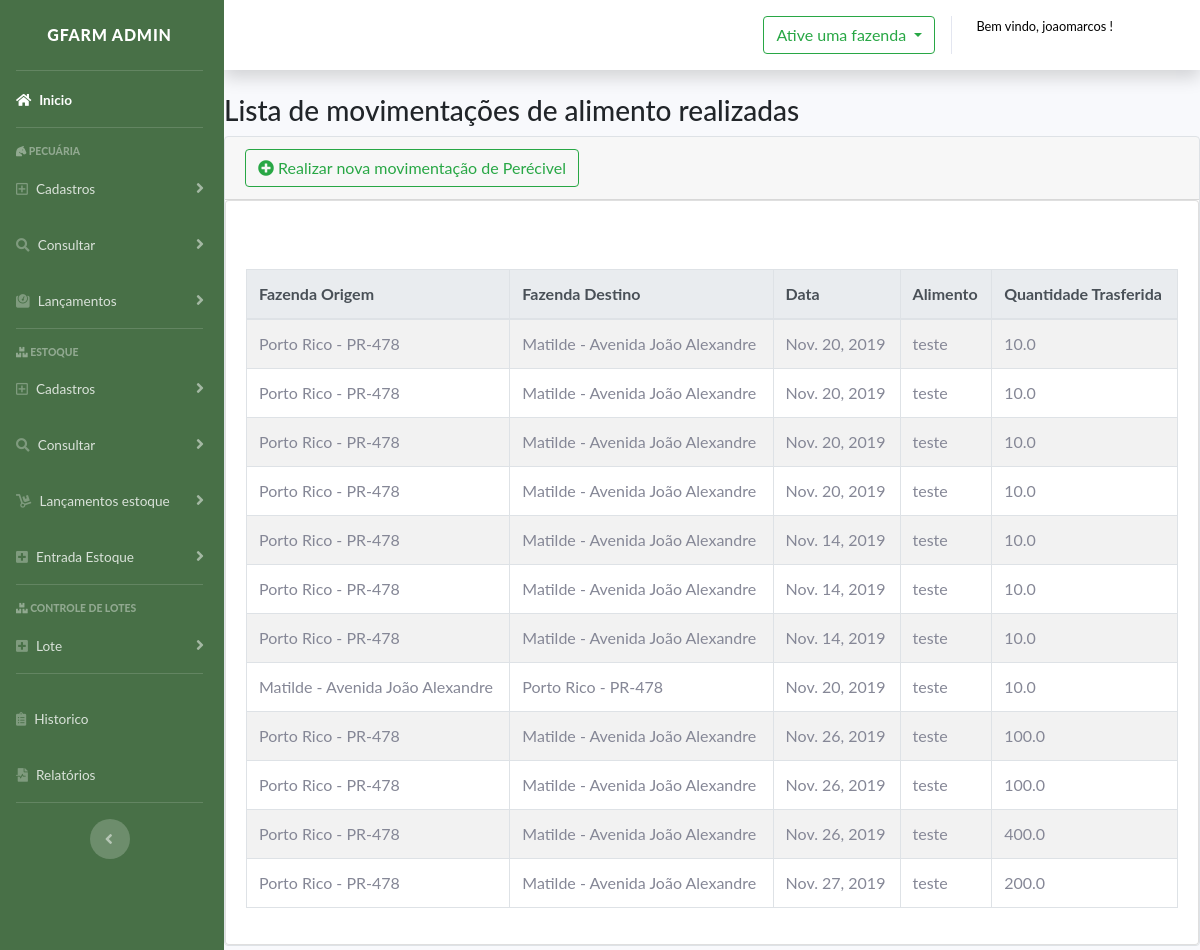
Page /listar/movimentacao/alimento (signed in) on the committed database.
### movimentacao/models.py (models this page shows, shortened)
class Transferencia_Alimento(models.Model):
    fazenda_origem = models.ForeignKey(Fazenda, on_delete=models.PROTECT, related_name="origem_alimento")
    fazenda_destino = models.ForeignKey(Fazenda, on_delete=models.PROTECT, related_name="destino_alimento")
    data = models.DateField(verbose_name="Data Transeferêcia")
    alimento = models.ForeignKey(Alimento, on_delete=models.PROTECT)
    quantidade_transferida = models.FloatField()
    usuario = models.ForeignKey(User, on_delete=models.PROTECT)
    class Meta:
        verbose_name = "Transeferêcia de alimento"
        verbose_name_plural = "Transeferêcias de alimentos"

### gfarm/models.py (models this page shows)
class Fazenda(models.Model):
    unidade_federal = (
        ('AC', 'AC'),
        ('AL', 'AL'),
        ('AM', 'AM'),
        ('AP', 'AP'),
        ('BA', 'BA'),
        ('DF', 'DF'),
        ('ES', 'ES'),
        ('GO', 'GO'),
        ('MA', 'MA'),
        ('MG', 'MG'),
        ('MS', 'MS'),
        ('MT', 'MT'),
        ('PA', 'PA'),
        ('PB', 'PB'),
        ('PE', 'PE'),
        ('PI', 'PI'),
        ('PR', 'PR'),
        ('RJ', 'RJ'),
        ('RN', 'RN'),
        ('RO', 'RO'),
        ('RR', 'RR'),
        ('RS', 'RS'),
        ('SC', 'SC'),
        ('SE', 'SE'),
        ('SP', 'SP'),
        ('TO', 'TO'),
    )
    nome = models.CharField(max_length=100)
    endereco = models.CharField(max_length=100)
    complemento = models.CharField(max_length=100)
    hectares = models.FloatField("Hectares")
    cidade = models.CharField(max_length=50)
    uf = models.CharField(max_length=2, verbose_name="UF",
                          choices=unidade_federal)
    usuario = models.ForeignKey(User, on_delete=models.PROTECT)
    def __str__(self):
        return self.nome + ' - ' + self.endereco
    class Meta:
        unique_together = [['nome', 'usuario']]

class Alimento(models.Model):
    marca = models.CharField(max_length=100, verbose_name="Nome Do Produto")
    qtde_estoque = models.FloatField(verbose_name="Quantidade em Estoque")
    categoriaAlimento = models.ForeignKey(
        CategoriaAlimento, on_delete=models.PROTECT, verbose_name="Categoria Alimento")
    local = models.ForeignKey(
        Local, on_delete=models.PROTECT, verbose_name="Barracão", null=True, blank=True)
    principioAtivo = models.TextField(
        max_length=1000, verbose_name="Descrição", null=True)
    usuario = models.ForeignKey(User, on_delete=models.PROTECT)
    nome = models.ForeignKey(
        Fazenda, on_delete=models.PROTECT, verbose_name="Fazenda")
    def __str__(self):
        return self.marca

### movimentacao/views.py (the view)
# urls.py: path('listar/movimentacao/alimento', Lista_movimentacao_alimento.as_view(), name="listar_movimentacao_alimento"),
class Lista_movimentacao_alimento(LoginRequiredMixin, ListView):
    login_url = reverse_lazy('login')
    model = Transferencia_Alimento
    template_name = "lista/detalhesMovimentacaoAlimento.html"
    def get_queryset(self):
        self.object_list = Transferencia_Alimento.objects.filter(
            usuario=self.request.user)
        return self.object_list

### gfarm/templates/lista/detalhesMovimentacaoAlimento.html (shortened to what this page needs)
{% extends 'modelo.html' %}
{% block conteudo %}
{% load static %}
{% load crispy_forms_tags %}
<link rel="stylesheet" href="https://use.fontawesome.com/releases/v5.8.2/css/all.css"
>
<link rel="stylesheet" href="{% static 'css/botaoCadastro.css' %}">
<div class="mb-1">
    <h3 class="account-heading">Lista de movimentações de alimento realizadas</h3>
    <div class="card border">
        <div class="card-header">
            <a type="" class="btn btn-outline-success" href="{% url 'movimentar_animal' %}"><i class="fas fa-plus-circle"></i>
                Realizar nova movimentação de
                Perécivel</a>
        </div>
        <div class="card card-body">
            <table id="example" class="table table-striped table-bordered mt-5 display responsive nowrap"
                style="width: 100%">
                <thead class="thead-light">
                    <tr>
                        <th scope="col">Fazenda Origem</th>
                        <th scope="col">Fazenda Destino</th>
                        <th scope="col">Data</th>
                        <th scope="col">Alimento</th>
                        <th scope="col">Quantidade Trasferida</th>
                    </tr>
                </thead>
                <tbody>
                    {% for alimento in object_list %}
                    <tr>
                        <td>{{alimento.fazenda_origem}}</td>
                        <td>{{alimento.fazenda_destino}}</td>
                        <td>{{alimento.data}}</td>
                        <td>{{alimento.alimento}}</td>
                        <td>{{alimento.quantidade_transferida}}</td>
                        {% endfor %}
                    </tr>
                </tbody>
            </table>
        </div>
    </div>
    {% endblock %}

### gfarm/templates/modelo.html (shortened to what this page needs)
{% load static %}
{% load crispy_forms_tags %}
<!DOCTYPE html>
<html lang="en">
<head>
    <link href="{% static 'vendor/fontawesome-free/css/all.css' %}" rel="stylesheet" type="text/css">
    <link href="{% static 'css/sb-admin-2.css' %}" rel="stylesheet">
    <link href="{% static 'css/imagemProfile.css' %}" rel="stylesheet">
    <link rel="stylesheet" href="path/to/font-awesome/css/font-awesome.min.css">
    <link rel="stylesheet" href="https://use.fontawesome.com/releases/v5.8.1/css/all.css"
>
    <link rel="stylesheet" href="https://cdnjs.cloudflare.com/ajax/libs/fullcalendar/3.4.0/fullcalendar.css" />
    <link rel="stylesheet"
        href="https://cdnjs.cloudflare.com/ajax/libs/twitter-bootstrap/4.0.0-alpha.6/css/bootstrap.css" />
    <link rel="stylesheet" type="text/css"
        href="https://cdnjs.cloudflare.com/ajax/libs/twitter-bootstrap/4.1.3/css/bootstrap.css" />
    <link rel="stylesheet" type="text/css"
        href="https://cdn.datatables.net/1.10.19/css/dataTables.bootstrap4.min.css" />
    <link rel="stylesheet" type="text/css"
        href="https://cdn.datatables.net/responsive/2.2.3/css/responsive.bootstrap4.min.css" />
    <link rel="stylesheet" href="https://maxcdn.bootstrapcdn.com/bootstrap/4.0.0/css/bootstrap.min.css"
>
    <link rel="stylesheet" href="https://use.fontawesome.com/releases/v5.0.10/css/all.css"
>
    <link rel="stylesheet" type="text/css" href="{% static 'cal/css/styles.css' %}">
</head>
<body id="page-top">
    {% block nav %}
    <div id="wrapper">
        <ul class="navbar-nav bg-gradient-primarymodule sidebar sidebar-dark accordion" id="accordionSidebar">
            <a class="sidebar-brand d-flex align-items-center justify-content-center" href="#">
                <div class="sidebar-brand-text mx-2 ">Gfarm ADMIN</div>
            </a>
            <hr class="sidebar-divider my-0">
            <li class="nav-item active">
                <a class="nav-link" href="{% url 'dash' %}">
                    <i class="fas fa-home"></i>
                    <span>Inicio</span></a>
            </li>
            <hr class="sidebar-divider">
            <div class="sidebar-heading">
                <i class="fas fa-horse-head"></i>
                Pecuária
            </div>
            <li class="nav-item">
                <a class="nav-link collapsed" href="#" data-toggle="collapse" data-target="#collapsePages"
                    aria-expanded="true" aria-controls="collapsePages">
                    <i class="far fa-plus-square"></i>
                    <span>Cadastros</span>
                </a>
            </li>
            <li class="nav-item">
                <a class="nav-link collapsed" href="#" data-toggle="collapse" data-target="#collapsePages3"
                    aria-expanded="true" aria-controls="collapsePages3">
                    <i class="fas fa-search"></i>
                    <span>Consultar</span>
                </a>
            </li>
            <li class="nav-item">
                <a class="nav-link collapsed" href="#" data-toggle="collapse" data-target="#collapsePages2"
                    aria-expanded="true" aria-controls="collapsePages2">
                    <i class="fas fa-weight"></i>
                    <span>Lançamentos</span>
                </a>
            </li>
            <hr class="sidebar-divider">
            <div class="sidebar-heading">
                <i class="fas fa-boxes"></i>
                Estoque
            </div>
            <li class="nav-item">
                <a class="nav-link collapsed" href="#" data-toggle="collapse" data-target="#estoqueCollapse2"
                    aria-expanded="true" aria-controls="estoqueCollapse2">
                    <i class="far fa-plus-square"></i>
                    <span>Cadastros</span>
                </a>
            </li>
            <li class="nav-item">
                <a class="nav-link collapsed" href="#" data-toggle="collapse" data-target="#estoqueCollapse"
                    aria-expanded="true" aria-controls="estoqueCollapse">
                    <i class="fas fa-search"></i>
                    <span>Consultar</span>
                </a>
            </li>
            <li class="nav-item">
                <a class="nav-link collapsed" href="#" data-toggle="collapse" data-target="#estoqueMovi"
                    aria-expanded="true" aria-controls="estoqueMovi">
                    <i class="fas fa-dolly"></i>
                    <span>Lançamentos estoque</span>
                </a>
            </li>
            <li class="nav-item">
                <a class="nav-link collapsed" href="#" data-toggle="collapse" data-target="#entradaid"
                    aria-expanded="true" aria-controls="entradaid">
                    <i class="fas fa-plus-square"></i>
                    <span>Entrada Estoque</span>
                </a>
            </li>
            <hr class="sidebar-divider">
            <div class="sidebar-heading">
                <i class="fas fa-boxes"></i>
                Controle de Lotes
            </div>
            <li class="nav-item">
                <a class="nav-link collapsed" href="#" data-toggle="collapse" data-target="#lote"
                    aria-expanded="true" aria-controls="lote">
                    <i class="fas fa-plus-square"></i>
                    <span>Lote</span>
                </a>
            </li>
            <hr class="sidebar-divider">
            <li class="nav-item">
                <a class="nav-link" href="{% url 'historico' %}">
                    <i class="fas fa-clipboard-list"></i>
                    <span>Historico</span></a>
            </li>
            <li class="nav-item">
                <a class="nav-link" href="{% url 'detalheRelatorio' %}">
                    <i class="fas fa-file-medical-alt"></i>
                    <span>Relatórios</span></a>
            </li>
            <hr class="sidebar-divider d-none d-md-block">
            <div class="text-center d-none d-md-inline">
                <button class="rounded-circle border-0" id="sidebarToggle"></button>
            </div>
        </ul>
        {% endblock %}
        {% block wrapper %}
        <div id="content-wrapper" class="d-flex flex-column">
            <div id="content">
                <nav class="navbar navbar-expand navbar-light bg-white2 topbar mb-4 static-top shadow">
                    <ul class="navbar-nav ml-auto">
                        {% if request.user.is_authenticated %}
                        <div class="dropdown mt-3">
                            <button class="btn btn-outline-success dropdown-toggle" type="button"
                                id="dropdownMenuButton" data-toggle="dropdown" aria-haspopup="true"
                                aria-expanded="false">
                                {% if request.session.fazenda_ativa_nome %}
                                Fazenda ativa: {{request.session.fazenda_ativa_nome}}
                                {%else%}
                                Ative uma fazenda
                                {%endif%}
                            </button>
                        </div>
                        {%endif%}
                        <li class="nav-item dropdown no-arrow">
                            <a class="nav-link dropdown-toggle" href="#" id="userDropdown" role="button"
                                data-toggle="dropdown" aria-haspopup="true" aria-expanded="false">
                                <span class="mr-2 d-none d-lg-inline text-gray-600 small">
                                    {% if user.is_authenticated %}
                                    <p>Bem vindo, {{ user.username }} !</p>
                                    {% else %}
                                    <p>Bem vindo, Por Favor logue.</p>
                                    {% endif %}
                                </span>
                                <div class="circle">
                                </div>
                            </a>
                        </li>
                    </ul>
                </nav>
                {% block conteudo %}
                {% endblock %}
            </div>
            {% endblock %}
</body>
</html>

### static/css/imagemProfile.css (style rules this page uses)
.circle { background-color: #fff; border-radius: 50%; width: 50px; height: 50px; overflow: hidden; position: relative; }

### static/cal/css/styles.css (style rules this page uses)
body { font-family: "ptsans", "Lato", "Helvetica Neue", Helvetica, Arial, sans-serif; }
ul { padding: 0px 5px 0px 20px; }
a { color: #17a2b8; }

### static/css/botaoCadastro.css (style rules this page uses)
li { text-decoration: none; }

### rows in the picture
Transferencia_Alimento: fazenda_origem "Porto Rico - PR-478", fazenda_destino "Matilde - Avenida João Alexandre", data "Nov. 20, 2019", alimento "teste", quantidade_transferida "10.0"
Transferencia_Alimento: fazenda_origem "Porto Rico - PR-478", fazenda_destino "Matilde - Avenida João Alexandre", data "Nov. 20, 2019", alimento "teste", quantidade_transferida "10.0"
Transferencia_Alimento: fazenda_origem "Porto Rico - PR-478", fazenda_destino "Matilde - Avenida João Alexandre", data "Nov. 20, 2019", alimento "teste", quantidade_transferida "10.0"
Transferencia_Alimento: fazenda_origem "Porto Rico - PR-478", fazenda_destino "Matilde - Avenida João Alexandre", data "Nov. 20, 2019", alimento "teste", quantidade_transferida "10.0"
Transferencia_Alimento: fazenda_origem "Porto Rico - PR-478", fazenda_destino "Matilde - Avenida João Alexandre", data "Nov. 14, 2019", alimento "teste", quantidade_transferida "10.0"
Transferencia_Alimento: fazenda_origem "Porto Rico - PR-478", fazenda_destino "Matilde - Avenida João Alexandre", data "Nov. 14, 2019", alimento "teste", quantidade_transferida "10.0"
Transferencia_Alimento: fazenda_origem "Porto Rico - PR-478", fazenda_destino "Matilde - Avenida João Alexandre", data "Nov. 14, 2019", alimento "teste", quantidade_transferida "10.0"
Transferencia_Alimento: fazenda_origem "Matilde - Avenida João Alexandre", fazenda_destino "Porto Rico - PR-478", data "Nov. 20, 2019", alimento "teste", quantidade_transferida "10.0"
Transferencia_Alimento: fazenda_origem "Porto Rico - PR-478", fazenda_destino "Matilde - Avenida João Alexandre", data "Nov. 26, 2019", alimento "teste", quantidade_transferida "100.0"
Transferencia_Alimento: fazenda_origem "Porto Rico - PR-478", fazenda_destino "Matilde - Avenida João Alexandre", data "Nov. 26, 2019", alimento "teste", quantidade_transferida "100.0"
Transferencia_Alimento: fazenda_origem "Porto Rico - PR-478", fazenda_destino "Matilde - Avenida João Alexandre", data "Nov. 26, 2019", alimento "teste", quantidade_transferida "400.0"
Transferencia_Alimento: fazenda_origem "Porto Rico - PR-478", fazenda_destino "Matilde - Avenida João Alexandre", data "Nov. 27, 2019", alimento "teste", quantidade_transferida "200.0"

### other values in the picture
{{ user.username }} "joaomarcos"
